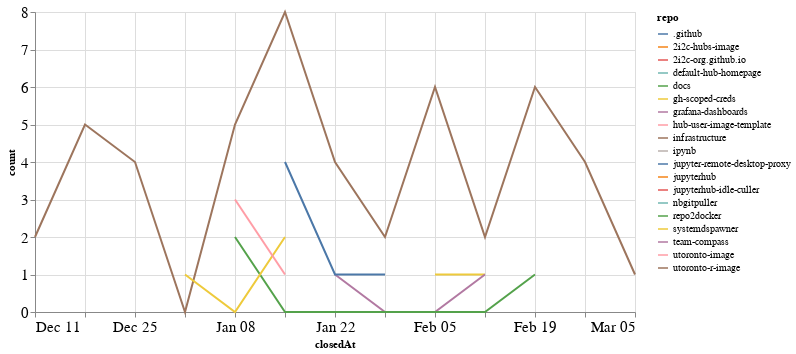

The notebook cell saved with this chart:
### Code cell
closed_by_time = closed_by.groupby('repo').resample('W', on='closedAt').count()['author'].reset_index()
closed_by_time = closed_by_time.rename(columns={'author': 'count'})

alt.Chart(closed_by_time, width=600).mark_line().encode(
    x='closedAt',
    y='count',
    color='repo',
    tooltip="repo"
)

### Figure 1 — Vega-Lite specification as saved in the notebook (floating-point values rounded to 4 significant figures)
{"config": {"axisLeft": {"labelFontSize": 15}, "axisBottom": {"labelFontSize": 15}}, "data": {"name": "data-d356a8713fa4ac0a55442e446c4051cf"}, "mark": "line", "encoding": {"color": {"field": "repo", "type": "nominal"}, "tooltip": {"field": "repo", "type": "nominal"}, "x": {"field": "closedAt", "type": "temporal"}, "y": {"field": "count", "type": "quantitative"}}, "width": 600, "$schema": "https://vega.github.io/schema/vega-lite/v4.17.0.json", "datasets": {"data-d356a8713fa4ac0a55442e446c4051cf": [{"repo": ".github", "closedAt": "2023-01-22T00:00:00", "count": 1}, {"repo": "2i2c-hubs-image", "closedAt": "2023-02-19T00:00:00", "count": 1}, {"repo": "2i2c-org.github.io", "closedAt": "2023-01-08T00:00:00", "count": 1}, {"repo": "default-hub-homepage", "closedAt": "2022-12-18T00:00:00", "count": 1}, {"repo": "docs", "closedAt": "2023-02-26T00:00:00", "count": 1}, {"repo": "gh-scoped-creds", "closedAt": "2023-02-05T00:00:00", "count": 1}, {"repo": "gh-scoped-creds", "closedAt": "2023-02-12T00:00:00", "count": 1}, {"repo": "grafana-dashboards", "closedAt": "2023-01-22T00:00:00", "count": 1}, {"repo": "grafana-dashboards", "closedAt": "2023-01-29T00:00:00", "count": 0}, {"repo": "grafana-dashboards", "closedAt": "2023-02-05T00:00:00", "count": 0}, {"repo": "grafana-dashboards", "closedAt": "2023-02-12T00:00:00", "count": 1}, {"repo": "hub-user-image-template", "closedAt": "2023-01-15T00:00:00", "count": 1}, {"repo": "infrastructure", "closedAt": "2022-12-11T00:00:00", "count": 2}, {"repo": "infrastructure", "closedAt": "2022-12-18T00:00:00", "count": 5}, {"repo": "infrastructure", "closedAt": "2022-12-25T00:00:00", "count": 4}, {"repo": "infrastructure", "closedAt": "2023-01-01T00:00:00", "count": 0}, {"repo": "infrastructure", "closedAt": "2023-01-08T00:00:00", "count": 5}, {"repo": "infrastructure", "closedAt": "2023-01-15T00:00:00", "count": 8}, {"repo": "infrastructure", "closedAt": "2023-01-22T00:00:00", "count": 4}, {"repo": "infrastructure", "closedAt": "2023-01-29T00:00:00", "count": 2}, {"repo": "infrastructure", "closedAt": "2023-02-05T00:00:00", "count": 6}, {"repo": "infrastructure", "closedAt": "2023-02-12T00:00:00", "count": 2}, {"repo": "infrastructure", "closedAt": "2023-02-19T00:00:00", "count": 6}, {"repo": "infrastructure", "closedAt": "2023-02-26T00:00:00", "count": 4}, {"repo": "infrastructure", "closedAt": "2023-03-05T00:00:00", "count": 1}, {"repo": "ipynb", "closedAt": "2023-01-15T00:00:00", "count": 1}, {"repo": "jupyter-remote-desktop-proxy", "closedAt": "2023-01-15T00:00:00", "count": 4}, {"repo": "jupyter-remote-desktop-proxy", "closedAt": "2023-01-22T00:00:00", "count": 1}, {"repo": "jupyter-remote-desktop-proxy", "closedAt": "2023-01-29T00:00:00", "count": 1}, {"repo": "jupyterhub", "closedAt": "2023-02-19T00:00:00", "count": 1}, {"repo": "jupyterhub-idle-culler", "closedAt": "2023-02-26T00:00:00", "count": 1}, {"repo": "nbgitpuller", "closedAt": "2023-01-08T00:00:00", "count": 2}, {"repo": "repo2docker", "closedAt": "2023-01-08T00:00:00", "count": 2}, {"repo": "repo2docker", "closedAt": "2023-01-15T00:00:00", "count": 0}, {"repo": "repo2docker", "closedAt": "2023-01-22T00:00:00", "count": 0}, {"repo": "repo2docker", "closedAt": "2023-01-29T00:00:00", "count": 0}, {"repo": "repo2docker", "closedAt": "2023-02-05T00:00:00", "count": 0}, {"repo": "repo2docker", "closedAt": "2023-02-12T00:00:00", "count": 0}, {"repo": "repo2docker", "closedAt": "2023-02-19T00:00:00", "count": 1}, {"repo": "systemdspawner", "closedAt": "2023-01-01T00:00:00", "count": 1}, {"repo": "systemdspawner", "closedAt": "2023-01-08T00:00:00", "count": 0}, {"repo": "systemdspawner", "closedAt": "2023-01-15T00:00:00", "count": 2}, {"repo": "team-compass", "closedAt": "2023-01-01T00:00:00", "count": 1}, {"repo": "utoronto-image", "closedAt": "2023-01-08T00:00:00", "count": 3}, {"repo": "utoronto-image", "closedAt": "2023-01-15T00:00:00", "count": 1}, {"repo": "utoronto-r-image", "closedAt": "2023-01-08T00:00:00", "count": 1}]}}
